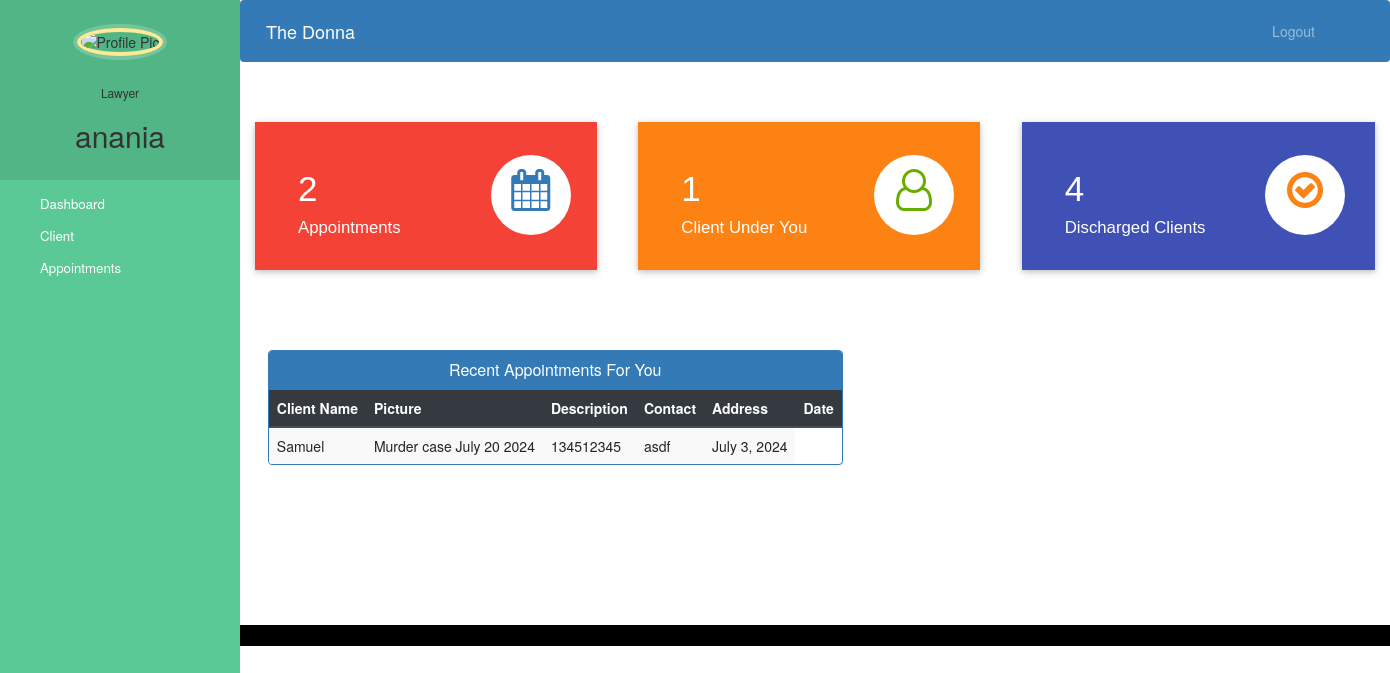
Screenshot of /lawyer-dashboard (signed in) with the database file from the repository.
### lawfirm/models.py (models this page shows, shortened)
class Appointment(models.Model):
    clientId=models.PositiveIntegerField(null=True)
    lawyerId=models.PositiveIntegerField(null=True)
    clientName=models.CharField(max_length=40,null=True)
    lawyerName=models.CharField(max_length=40,null=True)
    appointmentDate=models.DateField(auto_now=True)
    description=models.TextField(max_length=500)
    status=models.BooleanField(default=False)

class Client(models.Model):
    user=models.OneToOneField(User,on_delete=models.CASCADE)
    profile_pic= models.ImageField(upload_to='profile_pic/ClientProfilePic/',null=True,blank=True)
    address = models.CharField(max_length=40)
    mobile = models.CharField(max_length=20,null=True)
    case_complaint = models.CharField(max_length=100,null=False)
    assignedLawyerId = models.PositiveIntegerField(null=True)
    complaintDate=models.DateField(auto_now=True)
    status=models.BooleanField(default=False)

### lawfirm/views.py (the view)
# urls.py: path('lawyer-dashboard', views.lawyer_dashboard_view,name='lawyer-dashboard'),
@login_required(login_url='lawyerlogin')
@user_passes_test(is_lawyer)
def lawyer_dashboard_view(request):
    clientcount=models.Client.objects.all().filter(status=True,assignedLawyerId=request.user.id).count()
    appointmentcount=models.Appointment.objects.all().filter(status=True,lawyerId=request.user.id).count()
    clientdischarged=models.ClientDischargeDetails.objects.all().distinct().filter(assignedlawyerName=request.user.first_name).count()
    appointments=models.Appointment.objects.all().filter(status=True,lawyerId=request.user.id).order_by('-id')
    clientid=[]
    for a in appointments:
        clientid.append(a.clientId)
    clients=models.Client.objects.all().filter(status=True,user_id__in=clientid).order_by('-id')
    appointments=zip(appointments,clients)
    mydict={
    'clientcount':clientcount,
    'appointmentcount':appointmentcount,
    'clientdischarged':clientdischarged,
    'appointments':appointments,
    }
    return render(request,'lawfirm/lawyer_dashboard.html',context=mydict)

### lawfirm/views.py (called while the page is built)
def is_lawyer(user):
    return user.groups.filter(name='LAWYER').exists()

### templates/lawfirm/lawyer_dashboard.html (shortened to what this page needs)
{% extends 'lawfirm/lawyer_base.html' %}
{% load static %}
{% block content %}
{%include 'lawfirm/lawyer_dashboard_cards.html'%}
<br><br><br><br>
<div class="container">
  <div class="row">
    <div class="panel panel-primary" style="margin-left:2%;">
      <div class="panel-heading" style="text-align:center;">
        <h6 class="panel-title">Recent Appointments For You</h6>
      </div>
      <table class="table table-hover table-striped" id="dev-table">
        <thead class="thead-dark">
          <tr>
            <th>Client Name</th>
            <th>Picture</th>
            <th>Description</th>
            <th>Contact</th>
            <th>Address</th>
            <th>Date</th>
          </tr>
        </thead>
        {% for a,p in appointments %}
        <tr>
          <td>{{a.clientName}}</td>
          <td>{{a.description}}</td>
          <td>{{p.mobile}}</td>
          <td>{{p.address}}</td>
          <td>{{a.appointmentDate}}</td>
        </tr>
        {% endfor %}
      </table>
    </div>
  </div>
</div>
{% endblock content %}

### templates/lawfirm/lawyer_base.html (shortened to what this page needs)
<!DOCTYPE html>
{% load static %}
<html lang="en">
<head>
  <link rel="stylesheet" href="https://stackpath.bootstrapcdn.com/bootstrap/4.3.1/css/bootstrap.min.css">
  <link rel="stylesheet" href="https://maxcdn.bootstrapcdn.com/font-awesome/4.7.0/css/font-awesome.min.css">
</head>
<body>
  <nav class="menu" tabindex="0">
    <header class="avatar">
      <img src="{% static lawyer.profile_pic.url %}" alt="Profile Pic" />
      <br><br>
      <h6>Lawyer</h6>
      <h2>{{request.user.first_name}}</h2>
    </header>
    <ul>
      <li tabindex="0" class="icon-dashboard"> <a style="color:white; text-decoration:none;" href="/lawyer-dashboard"><span>Dashboard</span></a> </li>
      <li tabindex="0" class="icon-users"> <a style="color:white; text-decoration:none;" href="/lawyer-client"><span>Client</span></a></li>
      <li tabindex="0" class="icon-calendar"> <a style="color:white; text-decoration:none;" href="/lawyer-appointment"><span>Appointments</span></a></li>
    </ul>
  </nav>
  <main>
    <div class="bs-example">
      <nav class="navbar navbar-expand-md  navbar-dark fixed-top" style="background:#337AB7;">
        <a href="/lawyer-dashboard" class="navbar-brand">The Donna</a>
        <div class="collapse navbar-collapse justify-content-between" id="navbarCollapse">
          <div class="navbar-nav" style=" margin-left: 90%;">
            <a href="/logout" class="nav-item nav-link">Logout</a>
          </div>
        </div>
      </nav>
    </div>
    <br><br>
    {% block content %}
    {% endblock content %}
    <br><br><br><br><br><br><br>
    <footer>
      <br>
      <div class="container">
        <div class="row">
          <div class="col-md-12 col-sm-12">
          </div>
        </div>
      </div>
    </footer>
  </main>
</body>
</html>

### templates/lawfirm/lawyer_base.html (style rules this page uses)
a:link { text-decoration: none; }
a { color: white; }
footer { padding: 0px 0px 0px 0px; background-color: black; margin: 0px; }
body { padding-left: 240px; }
main { position: relative; height: 100vh; }
.menu { background: #5bc995; height: 100vh; width: 240px; position: fixed; top: 0px; left: 0; z-index: 5; outline: none; }
.menu .avatar { background: rgba(0, 0, 0, 0.1); padding: 2em 0.5em; text-align: center; }
.menu .avatar img { width: 100px; border-radius: 50%; overflow: hidden; border: 4px solid #ffea92; box-shadow: 0 0 0 4px rgba(255, 255, 255, 0.2); }
.menu .avatar h2 { font-weight: normal; margin-bottom: 0; }
.menu ul { list-style: none; padding: 0.5em 0; margin: 0; }
.menu ul li { padding: 0.5em 1em 0.5em 3em; font-size: 0.95em; font-weight: regular; background-repeat: no-repeat; background-position: left 15px center; background-size: auto 20px; transition: all 0.15s linear; cursor: pointer; }
.menu ul li.icon-dashboard { background-image: url("http://www.entypo.com/images//gauge.svg"); }
.menu ul li.icon-users { background-image: url("http://www.entypo.com/images//users.svg"); }
.menu ul li.icon-calendar { background-image: url("http://www.entypo.com/images//calendar.svg"); }

### rows the page displays
Appointment: clientName "Samuel", description "Murder case July 20 2024", mobile "134512345", address "asdf", appointmentDate "July 3, 2024"

### other values shown
{{ request.user.first_name }} "anania"
{{ appointmentcount }} "2"
{{ clientcount }} "1"
{{ clientdischarged }} "4"
